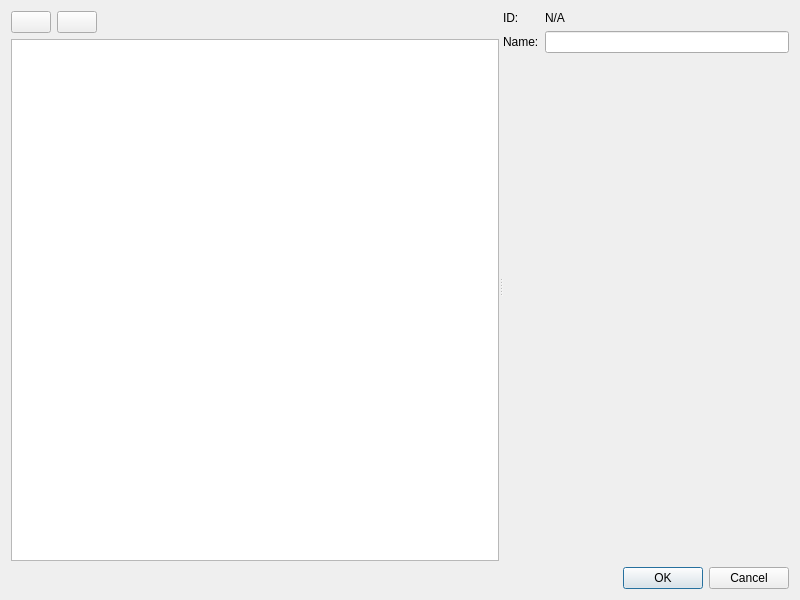
<?xml version="1.0" encoding="UTF-8"?>
<ui version="4.0">
 <class>ManageAnimationsDialog</class>
 <widget class="QDialog" name="ManageAnimationsDialog">
  <property name="windowModality">
   <enum>Qt::WindowModality::ApplicationModal</enum>
  </property>
  <property name="geometry">
   <rect>
    <x>0</x>
    <y>0</y>
    <width>800</width>
    <height>600</height>
   </rect>
  </property>
  <property name="windowTitle">
   <string>Manage Animations</string>
  </property>
  <layout class="QVBoxLayout" name="verticalLayout_2">
   <item>
    <widget class="QSplitter" name="mainSplitter">
     <property name="orientation">
      <enum>Qt::Orientation::Horizontal</enum>
     </property>
     <widget class="QWidget" name="verticalLayoutWidget">
      <layout class="QVBoxLayout" name="animationListVBox">
       <property name="sizeConstraint">
        <enum>QLayout::SizeConstraint::SetMinAndMaxSize</enum>
       </property>
       <item>
        <layout class="QHBoxLayout" name="animationButtonHBox">
         <item>
          <widget class="QPushButton" name="animationAddButton">
           <property name="text">
            <string/>
           </property>
           <property name="icon">
            <iconset theme="QIcon::ThemeIcon::DocumentNew"/>
           </property>
          </widget>
         </item>
         <item>
          <widget class="QPushButton" name="animationRemoveButton">
           <property name="text">
            <string/>
           </property>
           <property name="icon">
            <iconset theme="QIcon::ThemeIcon::EditDelete"/>
           </property>
          </widget>
         </item>
         <item>
          <spacer name="buttonSpacer">
           <property name="orientation">
            <enum>Qt::Orientation::Horizontal</enum>
           </property>
           <property name="sizeHint" stdset="0">
            <size>
             <width>40</width>
             <height>20</height>
            </size>
           </property>
          </spacer>
         </item>
        </layout>
       </item>
       <item>
        <widget class="QListWidget" name="animationList">
         <property name="editTriggers">
          <set>QAbstractItemView::EditTrigger::NoEditTriggers</set>
         </property>
        </widget>
       </item>
      </layout>
     </widget>
     <widget class="QWidget" name="formLayoutWidget">
      <layout class="QFormLayout" name="animationPropertiesForm">
       <item row="0" column="0">
        <widget class="QLabel" name="animationIDLabel">
         <property name="text">
          <string>ID:</string>
         </property>
        </widget>
       </item>
       <item row="0" column="1">
        <widget class="QLabel" name="animationIDValueLabel">
         <property name="text">
          <string>N/A</string>
         </property>
        </widget>
       </item>
       <item row="1" column="0">
        <widget class="QLabel" name="animationNameLabel">
         <property name="text">
          <string>Name:</string>
         </property>
        </widget>
       </item>
       <item row="1" column="1">
        <widget class="QLineEdit" name="animationNameEdit"/>
       </item>
      </layout>
     </widget>
    </widget>
   </item>
   <item>
    <widget class="QDialogButtonBox" name="buttonBox">
     <property name="orientation">
      <enum>Qt::Orientation::Horizontal</enum>
     </property>
     <property name="standardButtons">
      <set>QDialogButtonBox::StandardButton::Cancel|QDialogButtonBox::StandardButton::Ok</set>
     </property>
    </widget>
   </item>
  </layout>
 </widget>
 <resources/>
 <connections>
  <connection>
   <sender>buttonBox</sender>
   <signal>accepted()</signal>
   <receiver>ManageAnimationsDialog</receiver>
   <slot>accept()</slot>
   <hints>
    <hint type="sourcelabel">
     <x>248</x>
     <y>254</y>
    </hint>
    <hint type="destinationlabel">
     <x>157</x>
     <y>274</y>
    </hint>
   </hints>
  </connection>
  <connection>
   <sender>buttonBox</sender>
   <signal>rejected()</signal>
   <receiver>ManageAnimationsDialog</receiver>
   <slot>reject()</slot>
   <hints>
    <hint type="sourcelabel">
     <x>316</x>
     <y>260</y>
    </hint>
    <hint type="destinationlabel">
     <x>286</x>
     <y>274</y>
    </hint>
   </hints>
  </connection>
  <connection>
   <sender>animationAddButton</sender>
   <signal>clicked()</signal>
   <receiver>ManageAnimationsDialog</receiver>
   <slot>add_animation_clicked()</slot>
   <hints>
    <hint type="sourcelabel">
     <x>23</x>
     <y>21</y>
    </hint>
    <hint type="destinationlabel">
     <x>399</x>
     <y>299</y>
    </hint>
   </hints>
  </connection>
  <connection>
   <sender>animationRemoveButton</sender>
   <signal>clicked()</signal>
   <receiver>ManageAnimationsDialog</receiver>
   <slot>remove_animation_clicked()</slot>
   <hints>
    <hint type="sourcelabel">
     <x>57</x>
     <y>21</y>
    </hint>
    <hint type="destinationlabel">
     <x>399</x>
     <y>299</y>
    </hint>
   </hints>
  </connection>
  <connection>
   <sender>animationNameEdit</sender>
   <signal>textEdited(QString)</signal>
   <receiver>ManageAnimationsDialog</receiver>
   <slot>animation_name_edited(QString)</slot>
   <hints>
    <hint type="sourcelabel">
     <x>662</x>
     <y>43</y>
    </hint>
    <hint type="destinationlabel">
     <x>399</x>
     <y>299</y>
    </hint>
   </hints>
  </connection>
 </connections>
 <slots>
  <slot>add_animation_clicked()</slot>
  <slot>remove_animation_clicked()</slot>
  <slot>animation_item_changed(QListWidgetItem*)</slot>
  <slot>animation_name_edited(QString)</slot>
 </slots>
</ui>
